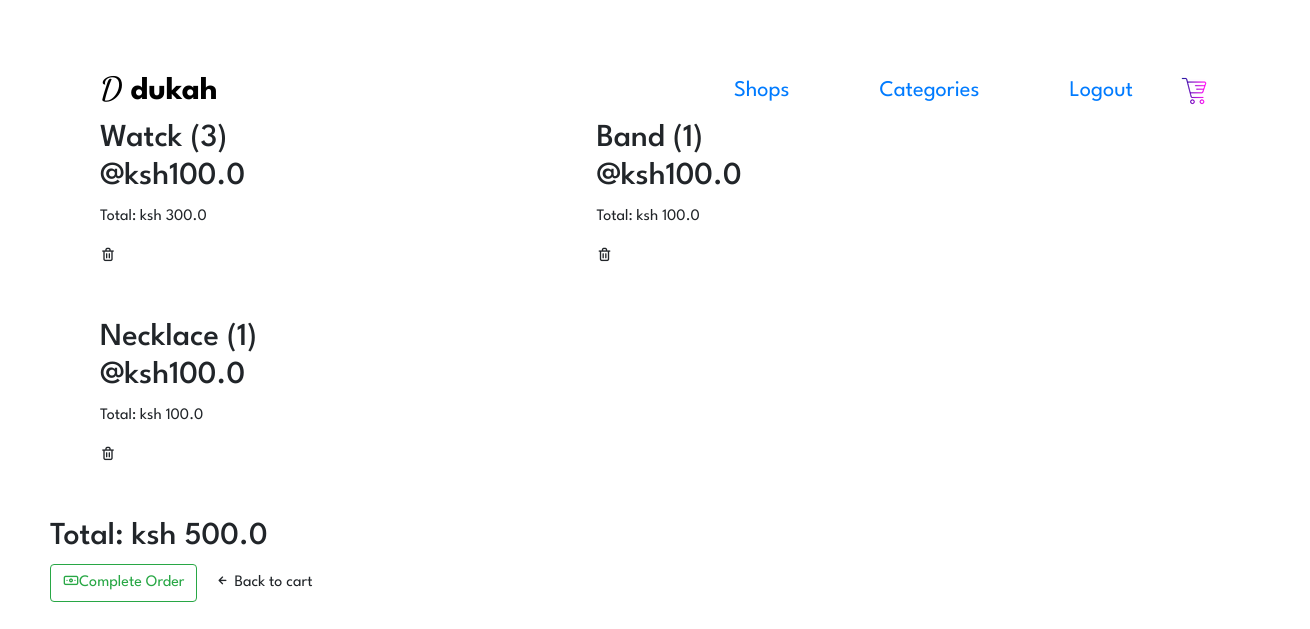
The app's page /checkout/ (signed in) with its own data.
### shop/models.py (models this page shows, shortened)
class CartItem(models.Model):
    product = models.ForeignKey(Product, on_delete=models.CASCADE)
    cart = models.ForeignKey(Cart, on_delete=models.CASCADE)
    quantity = models.IntegerField(default=0)
    date_added = models.DateTimeField(auto_now_add=True)
    @property
    def get_item_total(self):
        return self.quantity * self.product.price

class Product(models.Model):
    name = models.CharField(max_length=200)
    shop = models.ForeignKey(Shop, on_delete=models.CASCADE)
    image = models.ImageField(null=True, blank=True)
    price = models.DecimalField(max_digits=5, decimal_places=1)
    description = models.CharField(max_length=500)

class Cart(models.Model):
    user = models.ForeignKey(User, on_delete=models.SET_NULL, null=True, blank=True)
    date = models.DateTimeField(auto_now_add=True)
    complete = models.BooleanField(default=False)
    transaction_id = models.CharField(max_length=50, null=True, blank=True)
    @property
    def get_cart_total(self):
        return sum([item.get_item_total for item in self.cartitem_set.all()])

### shop/views.py (the view)
# urls.py: path('checkout/', checkout, name='checkout'),
def checkout(request):
    cart_items = cart_data(request)
    context = {
        'cart_items': cart_items['items'],
        'cart': cart_items['cart']
    }
    return render(request, 'shop/checkout.html', context)

### shop/utils.py (called while the page is built)
def cart_data(request):
    if request.user.is_authenticated:
        cart = Cart.objects.get(user=request.user, complete=False)
        items = cart.cartitem_set.all()
    else:
        cookieData = cookieCart(request)
        items = cookieData['items']
        cart = cookieData['cart']
    return {'cart': cart, 'items': items}

### templates/shop/checkout.html
{% extends 'base.html' %}
{% load static %}
{% block content %}
<div class="checkout">
    <div class="items">
        {% for item in cart_items %}
            <div class="checkout-item">
                <h2>{{item.product.name}} ({{item.quantity}}) @ksh{{item.product.price}}</h2>
                <p>Total: ksh {{item.get_item_total}}</p>
                <i class="uil uil-trash-alt update-cart" data-action='delete' data-product="{{item.product.id}}"></i>
            </div>
        {% endfor %}
    </div>
    <div class="summary">
        <h2>Total: ksh {{cart.get_cart_total}}</h2>
        <button class="btn btn-outline-success"><i class="uil uil-money-bill"></i>Complete Order</button>
        <a href="{% url 'cart' %}" class="btn"><i class="uil uil-arrow-left"></i> Back to cart</a>
    </div>
</div>
{% endblock %}

### static/css/main.css (style rules this page uses)
* { margin: 0; padding: 0; box-sizing: border-box; font-family: 'League Spartan', sans-serif; }
body { max-width: 100vw; min-height: 100vh; width: 100vw; }
.checkout .items { margin: 20px 100px; width: 100%; display: grid; grid-template-columns: repeat(2, 15%); column-gap: 300px; row-gap: 50px; }
.checkout .items i { transition: 0.3s ease; }
.checkout .summary { margin: 50px 50px; }

### records on screen
CartItem: product.name "Watck", quantity "3", product.price "100.0", get_item_total "300.0"
CartItem: product.name "Band", quantity "1", product.price "100.0", get_item_total "100.0"
CartItem: product.name "Necklace", quantity "1", product.price "100.0", get_item_total "100.0"
Cart: get_cart_total "500.0"
